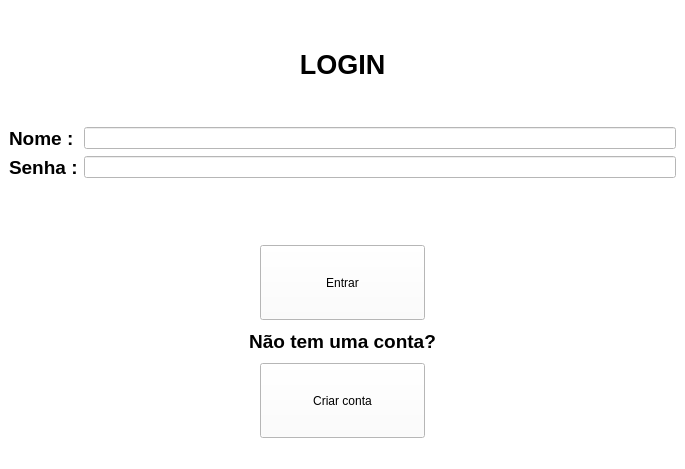
<?xml version="1.0" encoding="UTF-8"?>
<ui version="4.0">
 <class>MainWindow</class>
 <widget class="QMainWindow" name="MainWindow">
  <property name="geometry">
   <rect>
    <x>0</x>
    <y>0</y>
    <width>685</width>
    <height>469</height>
   </rect>
  </property>
  <property name="windowTitle">
   <string>MainWindow</string>
  </property>
  <property name="styleSheet">
   <string notr="true">background-color: rgb(255, 255, 255);</string>
  </property>
  <widget class="QWidget" name="centralwidget">
   <layout class="QVBoxLayout" name="verticalLayout_2">
    <item>
     <layout class="QHBoxLayout" name="horizontalLayout">
      <item>
       <widget class="QLabel" name="label">
        <property name="styleSheet">
         <string notr="true">background-color: rgb(255, 255, 255);</string>
        </property>
        <property name="text">
         <string>&lt;html&gt;&lt;head/&gt;&lt;body&gt;&lt;p align=&quot;center&quot;&gt;&lt;span style=&quot; font-size:20pt; font-weight:600;&quot;&gt;LOGIN&lt;/span&gt;&lt;/p&gt;&lt;/body&gt;&lt;/html&gt;</string>
        </property>
       </widget>
      </item>
     </layout>
    </item>
    <item>
     <layout class="QFormLayout" name="formLayout">
      <item row="0" column="0">
       <widget class="QLabel" name="label_2">
        <property name="text">
         <string>&lt;html&gt;&lt;head/&gt;&lt;body&gt;&lt;p&gt;&lt;span style=&quot; font-size:14pt; font-weight:600;&quot;&gt;Nome :&lt;/span&gt;&lt;/p&gt;&lt;/body&gt;&lt;/html&gt;</string>
        </property>
       </widget>
      </item>
      <item row="0" column="1">
       <widget class="QLineEdit" name="nameInput">
        <property name="maxLength">
         <number>50</number>
        </property>
        <property name="clearButtonEnabled">
         <bool>true</bool>
        </property>
       </widget>
      </item>
      <item row="1" column="0">
       <widget class="QLabel" name="label_3">
        <property name="text">
         <string>&lt;html&gt;&lt;head/&gt;&lt;body&gt;&lt;p&gt;&lt;span style=&quot; font-size:14pt; font-weight:600;&quot;&gt;Senha :&lt;/span&gt;&lt;/p&gt;&lt;/body&gt;&lt;/html&gt;</string>
        </property>
       </widget>
      </item>
      <item row="1" column="1">
       <widget class="QLineEdit" name="passInput">
        <property name="maxLength">
         <number>20</number>
        </property>
        <property name="echoMode">
         <enum>QLineEdit::Password</enum>
        </property>
        <property name="readOnly">
         <bool>false</bool>
        </property>
        <property name="clearButtonEnabled">
         <bool>true</bool>
        </property>
       </widget>
      </item>
     </layout>
    </item>
    <item>
     <layout class="QHBoxLayout" name="horizontalLayout_5">
      <item>
       <widget class="QPushButton" name="loginAccountButton">
        <property name="minimumSize">
         <size>
          <width>100</width>
          <height>75</height>
         </size>
        </property>
        <property name="maximumSize">
         <size>
          <width>165</width>
          <height>75</height>
         </size>
        </property>
        <property name="cursor">
         <cursorShape>UpArrowCursor</cursorShape>
        </property>
        <property name="text">
         <string>Entrar</string>
        </property>
        <property name="shortcut">
         <string>Return</string>
        </property>
       </widget>
      </item>
     </layout>
    </item>
    <item>
     <layout class="QVBoxLayout" name="verticalLayout">
      <item>
       <widget class="QLabel" name="label_5">
        <property name="text">
         <string>&lt;html&gt;&lt;head&gt;&lt;meta name=&quot;qrichtext&quot; content=&quot;1&quot; /&gt;&lt;meta http-equiv=&quot;Content-Type&quot; content=&quot;text/html; charset=UTF-8&quot; /&gt;&lt;head/&gt;&lt;body&gt;&lt;p align=&quot;center&quot;&gt;&lt;span style=&quot; font-size:14pt; font-weight:600;&quot;&gt;Não tem uma conta?&lt;/span&gt;&lt;/p&gt;&lt;/body&gt;&lt;/html&gt;</string>
        </property>
       </widget>
      </item>
      <item>
       <layout class="QHBoxLayout" name="horizontalLayout_2">
        <item>
         <widget class="QPushButton" name="createAccountButton">
          <property name="minimumSize">
           <size>
            <width>100</width>
            <height>75</height>
           </size>
          </property>
          <property name="maximumSize">
           <size>
            <width>165</width>
            <height>75</height>
           </size>
          </property>
          <property name="cursor">
           <cursorShape>UpArrowCursor</cursorShape>
          </property>
          <property name="text">
           <string>Criar conta</string>
          </property>
         </widget>
        </item>
       </layout>
      </item>
     </layout>
    </item>
   </layout>
  </widget>
  <widget class="QStatusBar" name="statusbar"/>
  <action name="actionLogin">
   <property name="text">
    <string>Login</string>
   </property>
  </action>
  <action name="actionCreateAccounts">
   <property name="text">
    <string>Criar Conta</string>
   </property>
  </action>
  <action name="actionListAccounts">
   <property name="text">
    <string>Listar Contas</string>
   </property>
  </action>
 </widget>
 <resources/>
 <connections/>
</ui>
